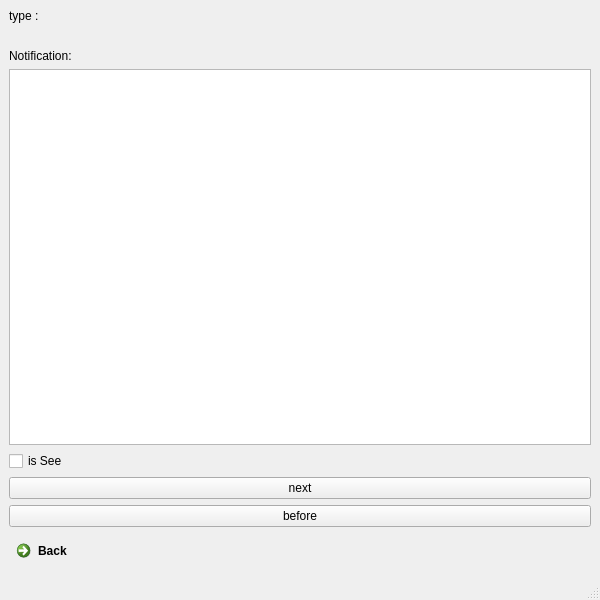
<?xml version="1.0" encoding="UTF-8"?>
<ui version="4.0">
 <class>MainWindow</class>
 <widget class="QMainWindow" name="MainWindow">
  <property name="geometry">
   <rect>
    <x>0</x>
    <y>0</y>
    <width>600</width>
    <height>600</height>
   </rect>
  </property>
  <property name="windowTitle">
   <string>MainWindow</string>
  </property>
  <widget class="QWidget" name="centralwidget">
   <layout class="QVBoxLayout" name="verticalLayout">
    <item>
     <widget class="QLabel" name="label">
      <property name="text">
       <string>type :</string>
      </property>
     </widget>
    </item>
    <item>
     <widget class="QLabel" name="type_label">
      <property name="text">
       <string/>
      </property>
     </widget>
    </item>
    <item>
     <widget class="QLabel" name="label_3">
      <property name="text">
       <string>Notification:</string>
      </property>
     </widget>
    </item>
    <item>
     <widget class="QTextBrowser" name="mesage_textBrowser"/>
    </item>
    <item>
     <widget class="QCheckBox" name="is_see_checkBox">
      <property name="text">
       <string>is See</string>
      </property>
     </widget>
    </item>
    <item>
     <widget class="QPushButton" name="next_notif_button">
      <property name="text">
       <string>next</string>
      </property>
     </widget>
    </item>
    <item>
     <widget class="QPushButton" name="before_notif_Button">
      <property name="text">
       <string>before</string>
      </property>
     </widget>
    </item>
    <item>
     <widget class="QCommandLinkButton" name="BackButton">
      <property name="text">
       <string>Back</string>
      </property>
     </widget>
    </item>
   </layout>
  </widget>
  <widget class="QMenuBar" name="menubar">
   <property name="geometry">
    <rect>
     <x>0</x>
     <y>0</y>
     <width>600</width>
     <height>22</height>
    </rect>
   </property>
  </widget>
  <widget class="QStatusBar" name="statusbar"/>
 </widget>
 <resources/>
 <connections/>
</ui>
